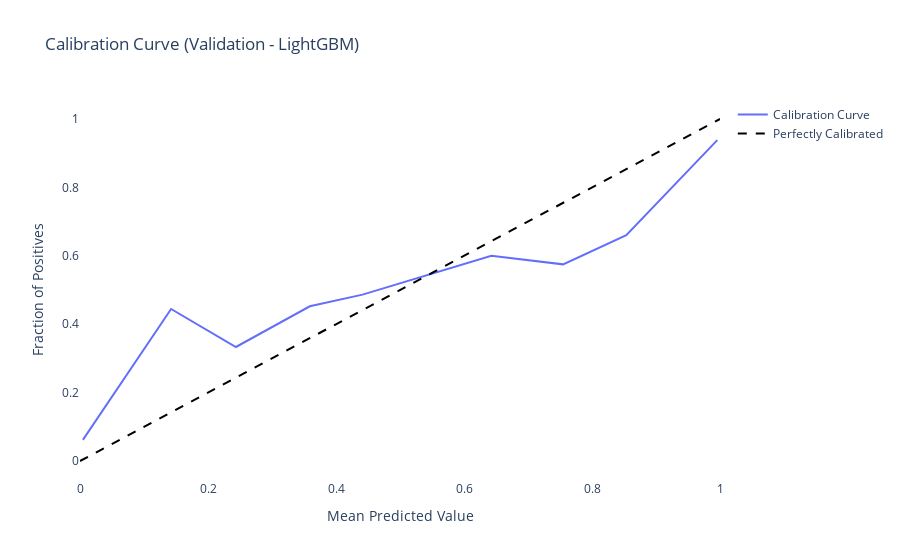
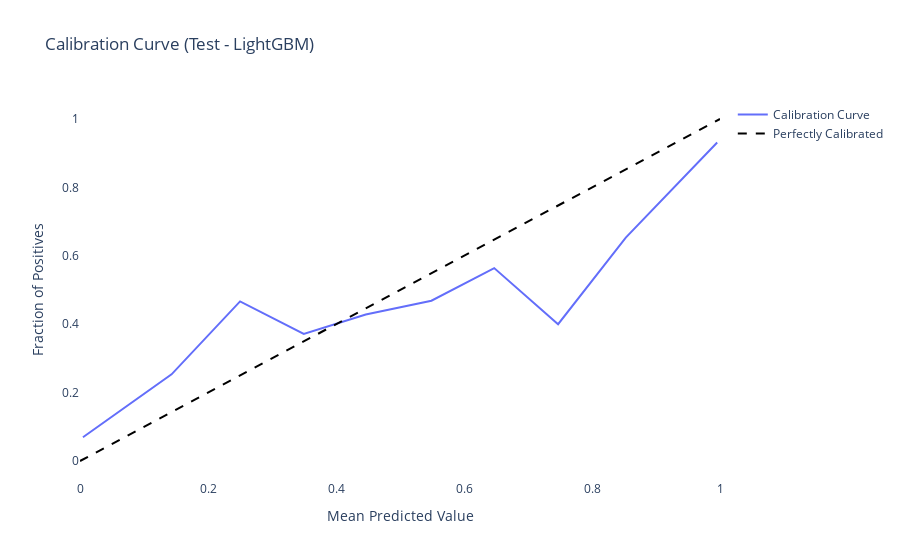

The cell these charts' notebook holds for them, in order:
### Code cell
plot_calibration_metrics("LightGBM", model, X_valid, X_test, y_valid, y_test)

### Figure 1 — Plotly figure (JSON) as saved in the notebook; plotly's stock layout.template omitted (floating-point values rounded to 4 significant figures)
{"data": [{"mode": "lines", "name": "Calibration Curve", "type": "scatter", "x": [0.004493, 0.1423, 0.2436, 0.3591, 0.4415, 0.5508, 0.6427, 0.7548, 0.8536, 0.9957], "y": [0.06188, 0.4444, 0.3333, 0.4524, 0.4865, 0.5476, 0.6, 0.575, 0.6604, 0.9381]}, {"line": {"color": "black", "dash": "dash"}, "mode": "lines", "name": "Perfectly Calibrated", "type": "scatter", "x": [0, 1], "y": [0, 1]}], "layout": {"paper_bgcolor": "rgba(0,0,0,0)", "plot_bgcolor": "rgba(0,0,0,0)", "title": {"text": "Calibration Curve (Validation - LightGBM)"}, "xaxis": {"title": {"text": "Mean Predicted Value"}}, "yaxis": {"title": {"text": "Fraction of Positives"}}}}

### Figure 2 — Plotly figure (JSON) as saved in the notebook; plotly's stock layout.template omitted (floating-point values rounded to 4 significant figures)
{"data": [{"mode": "lines", "name": "Calibration Curve", "type": "scatter", "x": [0.004629, 0.1431, 0.2501, 0.3496, 0.4465, 0.5491, 0.6472, 0.747, 0.8528, 0.9956], "y": [0.06957, 0.2533, 0.4667, 0.3714, 0.4286, 0.4688, 0.5641, 0.4, 0.6533, 0.9314]}, {"line": {"color": "black", "dash": "dash"}, "mode": "lines", "name": "Perfectly Calibrated", "type": "scatter", "x": [0, 1], "y": [0, 1]}], "layout": {"paper_bgcolor": "rgba(0,0,0,0)", "plot_bgcolor": "rgba(0,0,0,0)", "title": {"text": "Calibration Curve (Test - LightGBM)"}, "xaxis": {"title": {"text": "Mean Predicted Value"}}, "yaxis": {"title": {"text": "Fraction of Positives"}}}}
